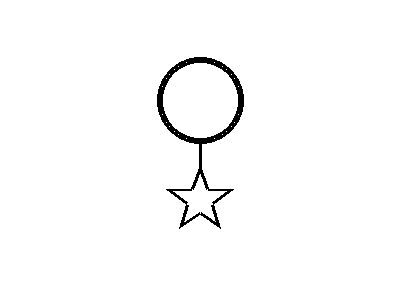
#> input picture examples/images/hello_world.png, 400 x 300 px
$ python debug_detection.py
#> lines starting #> are read from the running program, lines starting #| are printed output that depends on the picture; after the words box and inside, x2 and y2 are one past the last pixel; in counts of white or black regions, pixels touching at a corner belong together
#> further down, img is the input picture: shape (300, 400, 3); 98.2% white; 1 black region, box (x1, y1, x2, y2) and area: (157, 57, 244, 229) 2165
### src/grimoire/image_recognition.py
"""Image recognition module for Grimoire - Detects symbols from magic circle images"""

import cv2
import numpy as np
from typing import List, Tuple, Dict, Optional, Any
from dataclasses import dataclass
from enum import Enum
import math
from .advanced_recognition import AdvancedPatternDetector, PatternInfo


class SymbolType(Enum):
    """Types of symbols that can be detected"""
    # Structure elements
    OUTER_CIRCLE = "outer_circle"
    CIRCLE = "circle"
    DOUBLE_CIRCLE = "double_circle"
    SQUARE = "square"
    TRIANGLE = "triangle"
    PENTAGON = "pentagon"
    HEXAGON = "hexagon"
    STAR = "star"
    SIX_POINTED_STAR = "six_pointed_star"  # 六芒星（ダビデの星）
    EIGHT_POINTED_STAR = "eight_pointed_star"  # 八芒星

    # Operators
    CONVERGENCE = "convergence"  # ⟐ (加算)
    DIVERGENCE = "divergence"    # ⟑ (減算)
    AMPLIFICATION = "amplification"  # ✦ (乗算)
    DISTRIBUTION = "distribution"    # ⟠ (除算)
    TRANSFER = "transfer"        # ⟷ (代入)
    SEAL = "seal"                # ⊗ (定数)
    CIRCULATION = "circulation"  # ⟳ (ループ)

    # Comparison operators
    EQUAL = "equal"              # ⟨⟩
    NOT_EQUAL = "not_equal"      # ⟨≠⟩
    LESS_THAN = "less_than"      # ⟨<⟩
    GREATER_THAN = "greater_than" # ⟨>⟩
    LESS_EQUAL = "less_equal"    # ⟨≤⟩
    GREATER_EQUAL = "greater_equal" # ⟨≥⟩

    # Logical operators
    LOGICAL_AND = "logical_and"  # ⊕
    LOGICAL_OR = "logical_or"    # ⊖
    LOGICAL_NOT = "logical_not"  # ⊗
    LOGICAL_XOR = "logical_xor"  # ⊙

    # Data types (patterns inside shapes)
    DOT = "dot"
    DOUBLE_DOT = "double_dot"
    LINES = "lines"
    HALF_CIRCLE = "half_circle"

    # Special symbols
    CONNECTION = "connection"
    ARROW = "arrow"
    LOOP_BACK = "loop_back"


@dataclass
class Symbol:
    """Represents a detected symbol"""
    type: SymbolType
    position: Tuple[int, int]  # (x, y)
    size: float
    confidence: float
    properties: Dict[str, Any]  # Additional properties like pattern, connections


@dataclass
class Connection:
    """Represents a connection between symbols"""
    from_symbol: Symbol
    to_symbol: Symbol
    connection_type: str  # "solid", "dashed", "curved", "double", "wavy", "loop"
    properties: Dict[str, Any] = None  # Additional properties like thickness, color

    def __post_init__(self):
        if self.properties is None:
            self.properties = {}


class MagicCircleDetector:
    """Detects and analyzes magic circles from images"""

    def __init__(self):
        self.min_contour_area = 100
        self.circle_threshold = 0.80  # Threshold for circle detection
        self.symbols: List[Symbol] = []
        self.connections: List[Connection] = []
        self.pattern_detector = AdvancedPatternDetector()

    def detect_symbols(self, image_path: str) -> Tuple[List[Symbol], List[Connection]]:
        """Main detection function"""
        # Load image
        img = cv2.imread(image_path)
        if img is None:
            raise ValueError(f"Cannot load image: {image_path}")

        # Preprocess
        gray = cv2.cvtColor(img, cv2.COLOR_BGR2GRAY)
        binary = self._preprocess_image(gray)

        # Detect outer circle first (required)
        outer_circle = self._detect_outer_circle(binary)
        if outer_circle is None:
            raise ValueError("No outer circle detected. All Grimoire programs must be enclosed in a magic circle.")

        self.symbols = [outer_circle]

        # Detect other symbols within the outer circle
        self._detect_circles(binary, outer_circle)
        self._detect_polygons(binary, outer_circle)
        self._detect_stars(binary, outer_circle)
        self._detect_six_pointed_stars(binary, outer_circle)
        self._detect_eight_pointed_stars(binary, outer_circle)
        self._detect_operators(binary, outer_circle)
        self._detect_comparison_operators(binary, outer_circle)
        self._detect_logical_operators(binary, outer_circle)
        self._detect_connections(binary)

        return self.symbols, self.connections

    def _preprocess_image(self, gray: np.ndarray) -> np.ndarray:
        """Preprocess image for better detection"""
        # Apply Gaussian blur to reduce noise
        blurred = cv2.GaussianBlur(gray, (5, 5), 0)

        # Apply adaptive threshold
        binary = cv2.adaptiveThreshold(
            blurred, 255, cv2.ADAPTIVE_THRESH_GAUSSIAN_C,
            cv2.THRESH_BINARY_INV, 11, 2
        )
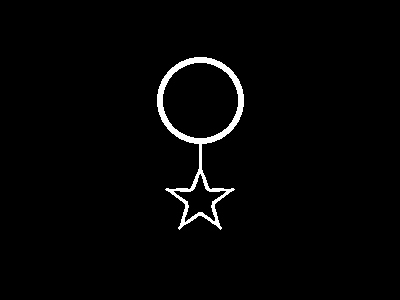
#> binary: shape (300, 400); 2% white; 1 white region, box (x1, y1, x2, y2) and area: (157, 57, 244, 230) 2348

        # Morphological operations to clean up
        kernel = np.ones((3, 3), np.uint8)
        binary = cv2.morphologyEx(binary, cv2.MORPH_CLOSE, kernel)
#> binary: shape (300, 400); 2% white; 1 white region, box (x1, y1, x2, y2) and area: (157, 57, 244, 230) 2366
        binary = cv2.morphologyEx(binary, cv2.MORPH_OPEN, kernel)
#> binary: shape (300, 400); 1.9% white; 1 white region

        return binary

    def _detect_outer_circle(self, binary: np.ndarray) -> Optional[Symbol]:
        """Detect the outer circle (magic circle boundary)"""
        # Find contours
        contours, _ = cv2.findContours(binary, cv2.RETR_EXTERNAL, cv2.CHAIN_APPROX_SIMPLE)

        # Find the largest circular contour
        for contour in sorted(contours, key=cv2.contourArea, reverse=True):
            area = cv2.contourArea(contour)
            if area < self.min_contour_area:
                continue

            # Check if it's circular
            perimeter = cv2.arcLength(contour, True)
            circularity = 4 * np.pi * area / (perimeter * perimeter)

            if circularity > self.circle_threshold:
                # Get circle parameters
                (x, y), radius = cv2.minEnclosingCircle(contour)

                # Additional check for aspect ratio to reject ellipses
                rect = cv2.minAreaRect(contour)
                width, height = rect[1]
                if width > 0 and height > 0:
                    aspect_ratio = max(width, height) / min(width, height)
                    if aspect_ratio > 1.2:  # Reject if too elliptical
                        continue

                # Check if it's near the image edges (outer circle)
                h, w = binary.shape
                margin = min(w, h) * 0.2  # Increased margin tolerance
                # Also check if it's the largest circle found
                if radius > min(w, h) * 0.3:  # At least 30% of image size

                    return Symbol(
                        type=SymbolType.OUTER_CIRCLE,
                        position=(int(x), int(y)),
                        size=radius,
                        confidence=circularity,
                        properties={"is_double": self._is_double_circle(binary, x, y, radius)}
                    )

        return None

    # [829 lines left out: functions _is_double_circle, _detect_circles, _detect_polygons, _detect_stars, _detect_six_pointed_stars, _detect_eight_pointed_stars and 27 more, not called in this run]

### debug_detection.py
#!/usr/bin/env python3
"""Debug image detection"""

import cv2
import numpy as np
from grimoire.image_recognition import MagicCircleDetector

# Load and preprocess image
img = cv2.imread("examples/images/hello_world.png")
gray = cv2.cvtColor(img, cv2.COLOR_BGR2GRAY)

# Apply preprocessing
detector = MagicCircleDetector()
binary = detector._preprocess_image(gray)

# Save preprocessed image
cv2.imwrite("debug_binary.png", binary)
print("Saved preprocessed image to debug_binary.png")

# Find all contours
contours, hierarchy = cv2.findContours(binary, cv2.RETR_TREE, cv2.CHAIN_APPROX_SIMPLE)
#> contours = 3 contours; box (x1, y1, x2, y2) and area: (157, 57, 244, 227) 7364, (162, 62, 239, 139) 4536, (175, 175, 225, 221) 941
print(f"\nFound {len(contours)} contours")
#| Found 3 contours

# Analyze each contour
for i, contour in enumerate(contours):
    area = cv2.contourArea(contour)
    if area < 50:  # Skip very small contours
        continue

    # Get contour properties
    perimeter = cv2.arcLength(contour, True)
    approx = cv2.approxPolyDP(contour, 0.04 * perimeter, True)

    # Get center
    M = cv2.moments(contour)
    if M["m00"] != 0:
        cx = int(M["m10"] / M["m00"])
        cy = int(M["m01"] / M["m00"])

        print(f"\nContour {i}:")
        print(f"  Area: {area}")
        print(f"  Vertices: {len(approx)}")
        print(f"  Center: ({cx}, {cy})")

        # Check circularity
        if area > 0:
            circularity = 4 * np.pi * area / (perimeter * perimeter)
            print(f"  Circularity: {circularity:.2f}")

        # Draw contour on debug image
        debug_img = img.copy()
        cv2.drawContours(debug_img, [contour], -1, (0, 255, 0), 2)
        cv2.circle(debug_img, (cx, cy), 5, (255, 0, 0), -1)
        cv2.imwrite(f"debug_contour_{i}.png", debug_img)
#> this loop made 3 passes
#> (area, perimeter, cx, cy, circularity) on passes 1 to 3: (7364, 582.9, 199, 120, 0.272), (941, 190, 199, 199, 0.327), (4536, 252.5, 200, 100, 0.894)
#> (printed output is left out)
#> pass 1, `cv2.imwrite(f"debug_contour_{i}.png", debug_img)`:
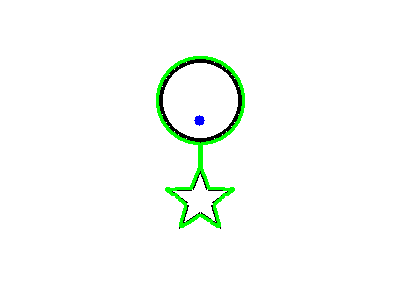
#> saved as debug_contour_0.png: shape (300, 400, 3); mean B, G, R 248.8, 252.5, 248.6
#> pass 2, `cv2.imwrite(f"debug_contour_{i}.png", debug_img)`:
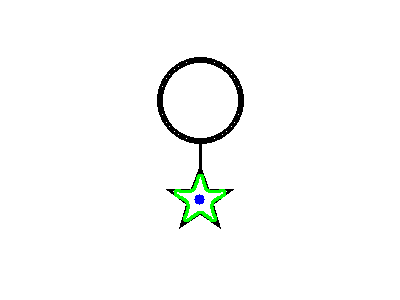
#> saved as debug_contour_1.png: shape (300, 400, 3); mean B, G, R 249.8, 250.9, 249.6

# Try to detect star manually
print("\n=== Manual Star Detection ===")
# The star is likely in the center of the image
h, w = gray.shape
center_x, center_y = w // 2, h // 2

# Create ROI around center
roi_size = 200
x1 = max(0, center_x - roi_size // 2)
y1 = max(0, center_y - roi_size // 2)
x2 = min(w, center_x + roi_size // 2)
y2 = min(h, center_y + roi_size // 2)

roi = binary[y1:y2, x1:x2]
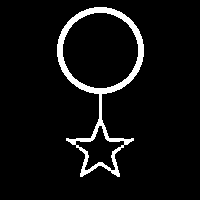
#> roi: shape (200, 200); 5.8% white; 1 white region
cv2.imwrite("debug_roi.png", roi)

# Count white pixels in ROI
white_pixels = cv2.countNonZero(roi)
#> white_pixels = 2332
print(f"White pixels in center ROI: {white_pixels}")
#| White pixels in center ROI: 2332
print(f"ROI size: {roi.shape}")
#| ROI size: (200, 200)

# Run full detection
symbols, connections = detector.detect_symbols("examples/images/hello_world.png")
#> in _detect_outer_circle, `contours, _ = cv2.findContours(binary, cv2.RETR_EXTERNAL, cv2.CHAIN_AP..`: contours = 1 contour; box (x1, y1, x2, y2) and area: (157, 57, 244, 227) 7364
#> the loop in _detect_outer_circle, `for contour in sorted(contours, key=cv2.contourArea, reverse=True):` made 1 pass
#> (area, perimeter, circularity) on pass 1: (7364, 582.9, 0.272)
#> (the run stopped early here; a loop or call above may not have finished)

$ run again, with examples/images/calculator.png copied over examples/images/hello_world.png
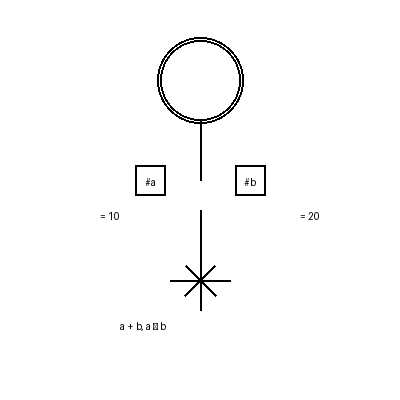
#> input picture examples/images/calculator.png, 400 x 400 px
#> img is the input picture: shape (400, 400, 3); min 0, max 255, mean 251.4
#> in _preprocess_image, `binary = cv2.morphologyEx(binary, cv2.MORPH_OPEN, kernel)`:
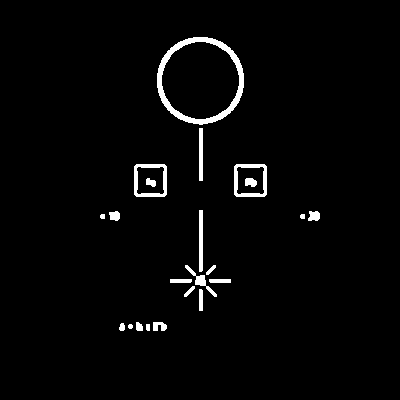
#> binary: shape (400, 400); 2.5% white; 22 white regions
#> `contours, hierarchy = cv2.findContours(binary, cv2.RETR_TREE, cv2.CHAI..`: contours = 25 contours, 4 with area under 20; largest, box (x1, y1, x2, y2) and area: (157, 37, 244, 125) 5914, (161, 41, 240, 120) 4706, (234, 164, 267, 197) 1016, (134, 164, 167, 197) 1016, (236, 166, 265, 195) 700
#| Found 25 contours
#> the loop `for i, contour in enumerate(contours):` made 25 passes
#> (contour, area, perimeter, approx, cx, cy, circularity) on pass 23: ([[199, 128], [199, 180], [202, 180], [202, 128]], 156, 110, [[199, 128], [202, 180]], 200, 154, 0.162)
#> (printed output is left out)
#> `roi = binary[y1:y2, x1:x2]`:
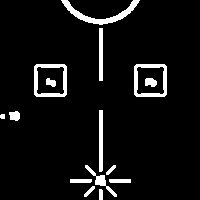
#> roi: shape (200, 200); 6.5% white; 15 white regions
#> white_pixels = 2589
#| White pixels in center ROI: 2589
#| ROI size: (200, 200)
#> in _detect_outer_circle, `contours, _ = cv2.findContours(binary, cv2.RETR_EXTERNAL, cv2.CHAIN_AP..`: contours = 20 contours, 4 with area under 20; largest, box (x1, y1, x2, y2) and area: (157, 37, 244, 125) 5914, (234, 164, 267, 197) 1016, (134, 164, 167, 197) 1016, (199, 210, 203, 272) 182, (199, 128, 203, 181) 156
#> the loop in _detect_outer_circle, `for contour in sorted(contours, key=cv2.contourArea, reverse=True):` made 20 passes
#> (area, perimeter, circularity, x, y, radius, rect, width) on passes 1 to 3: (5914, 290.9, 0.878, 200, 80.06, 43.98, ((200, 80.5), (87, 86), -90), 87), (1016, 123.3, 0.84, 250, 180, 21.26, ((250, 180), (32, 32), -90), 32), (1016, 123.3, 0.84, 150, 180, 21.26, ((150, 180), (32, 32), -90), 32)

$ run again, with examples/images/fibonacci.png copied over examples/images/hello_world.png
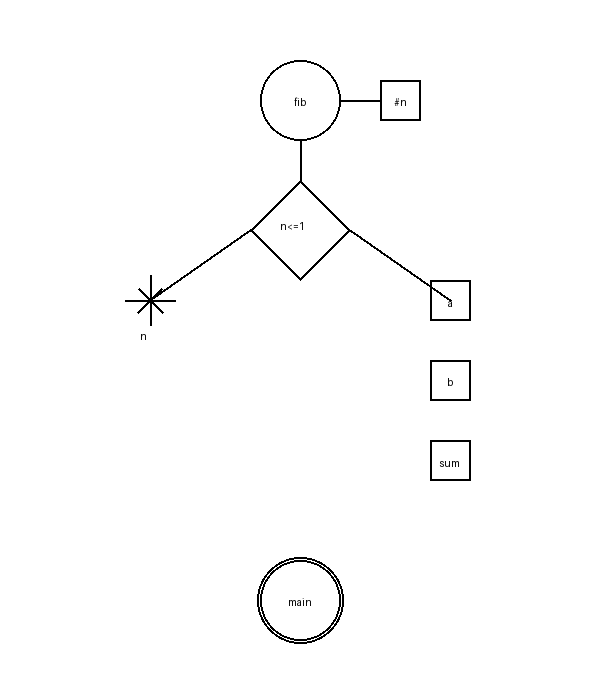
#> input picture examples/images/fibonacci.png, 600 x 700 px
#> img is the input picture: shape (700, 600, 3); min 0, max 255, mean 252.3
#> in _preprocess_image, `binary = cv2.morphologyEx(binary, cv2.MORPH_OPEN, kernel)`:
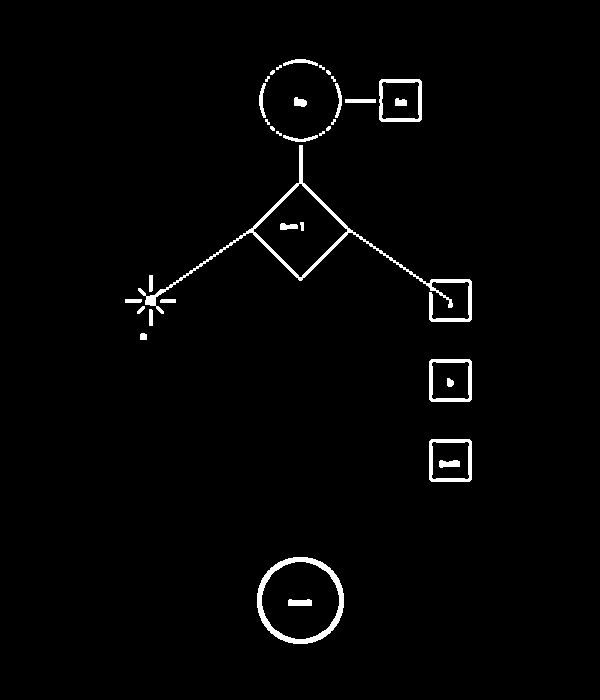
#> binary: shape (700, 600); 1.8% white; 35 white regions (12 under 20 px)
#> `contours, hierarchy = cv2.findContours(binary, cv2.RETR_TREE, cv2.CHAI..`: contours = 40 contours, 13 with area under 20; largest, box (x1, y1, x2, y2) and area: (138, 145, 472, 322) 6254, (257, 557, 344, 644) 5910, (261, 561, 340, 640) 4706, (253, 183, 348, 278) 4430, (429, 439, 472, 482) 1756
#| Found 40 contours
#> the loop `for i, contour in enumerate(contours):` made 40 passes
#> (area, perimeter, approx, cx, cy, circularity) on passes 3 to 7: (121, 57.66, [[288, 600], [288, 605], [311, 605], [309, 599]], 299, 602, 0.457), (1756, 163.3, [[431, 439], [429, 479], [469, 481], [471, 441]], 450, 460, 0.827), (1320, 150.6, [[433, 441], [469, 443], [467, 479], [431, 477]], 450, 460, 0.731), (108, 53.31, [[439, 461], [440, 467], [459, 466], [457, 460]], 448, 463, 0.477), (1756, 163.3, [[431, 359], [429, 399], [469, 401], [471, 361]], 450, 380, 0.827)
#> (printed output is left out)
#> `roi = binary[y1:y2, x1:x2]`:
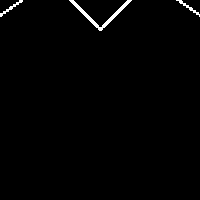
#> roi: shape (200, 200); 1.1% white; 3 white regions
#> white_pixels = 432
#| White pixels in center ROI: 432
#| ROI size: (200, 200)
#> in _detect_outer_circle, `contours, _ = cv2.findContours(binary, cv2.RETR_EXTERNAL, cv2.CHAIN_AP..`: contours = 29 contours, 12 with area under 20; largest, box (x1, y1, x2, y2) and area: (138, 145, 472, 322) 6254, (257, 557, 344, 644) 5910, (429, 439, 472, 482) 1756, (429, 359, 472, 402) 1756, (379, 79, 422, 122) 1750
#> the loop in _detect_outer_circle, `for contour in sorted(contours, key=cv2.contourArea, reverse=True):` made 29 passes
#> (area, perimeter, circularity, x, y, radius, rect, width) on passes 2 to 5: (5910, 290.1, 0.882, 300, 600, 43.93, ((300, 600), (86, 86), -90), 86), (1756, 163.3, 0.827, 450, 460, 28.32, ((450, 460), (42, 42), -90), 42), (1756, 163.3, 0.827, 450, 380, 28.32, ((450, 380), (42, 42), -90), 42), (1750, 165, 0.808, 400, 100, 28.32, ((400, 100), (42, 42), -90), 42)
